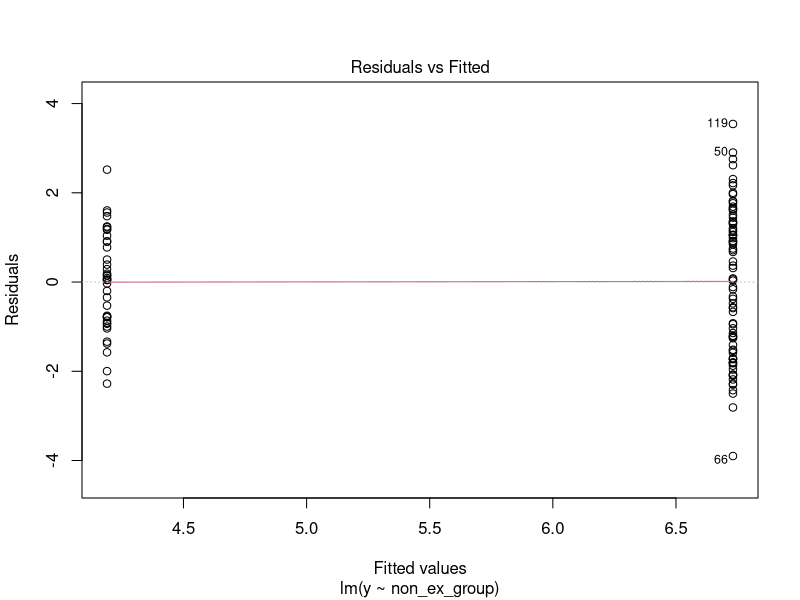
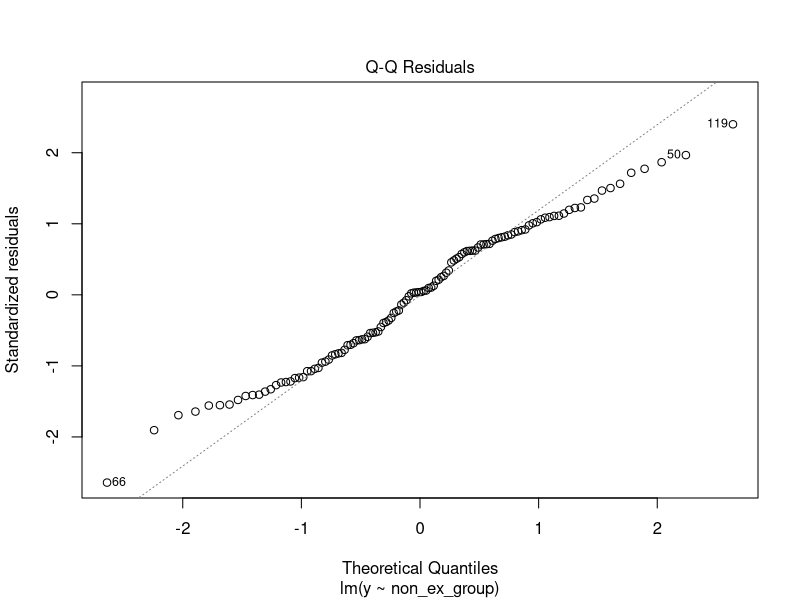
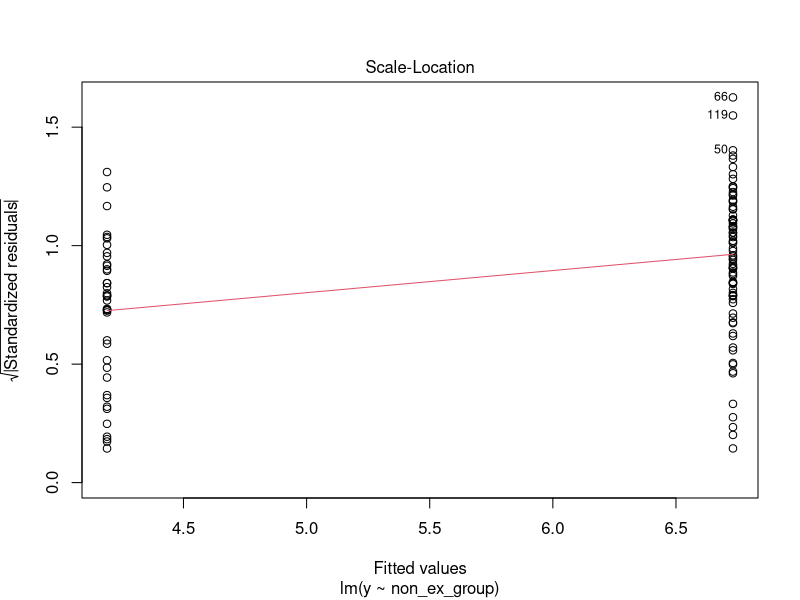
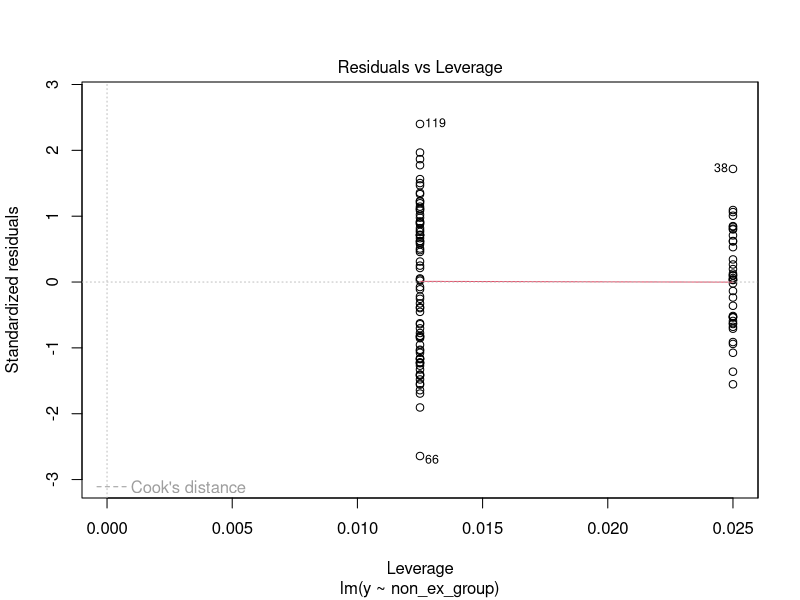

Write the R code that produced these figures, in order.
library(lme4)

set.seed(123)
J <- 6   # number of groups
n_j <- 20
mu <- 5
tau <- 2

# Simulate data
group <- factor(rep(1:J, each = n_j))
theta <- rnorm(J, mu, tau)
y <- rnorm(J * n_j, rep(theta, each = n_j), 1)

# Treat all as exchangeable
ex_model <- lmer(y ~ 1 + (1 | group))
summary(ex_model)

# Treat some groups as fixed (non-exchangeable)
non_ex_group <- ifelse(group %in% c(1, 2), "nonex", "ex")
fe_model <- lm(y ~ non_ex_group)
summary(fe_model)
plot(fe_model)
